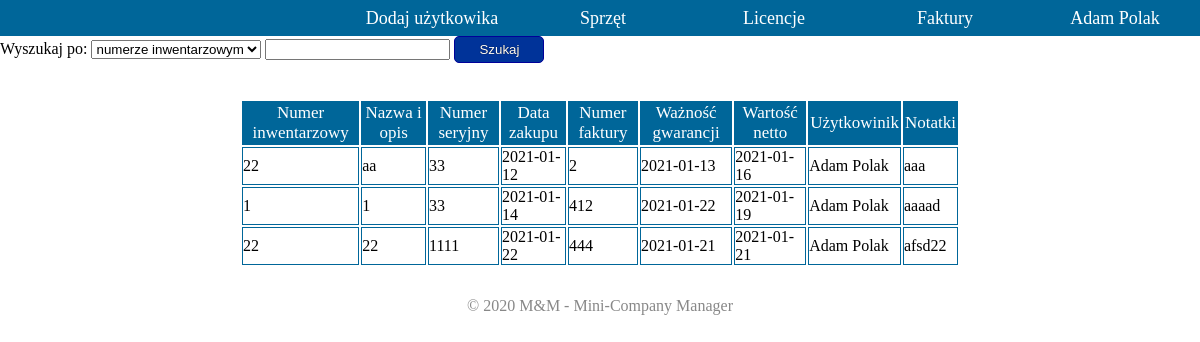
Page /?task=myLicences&action=getAll (signed in) on the earlier database version.
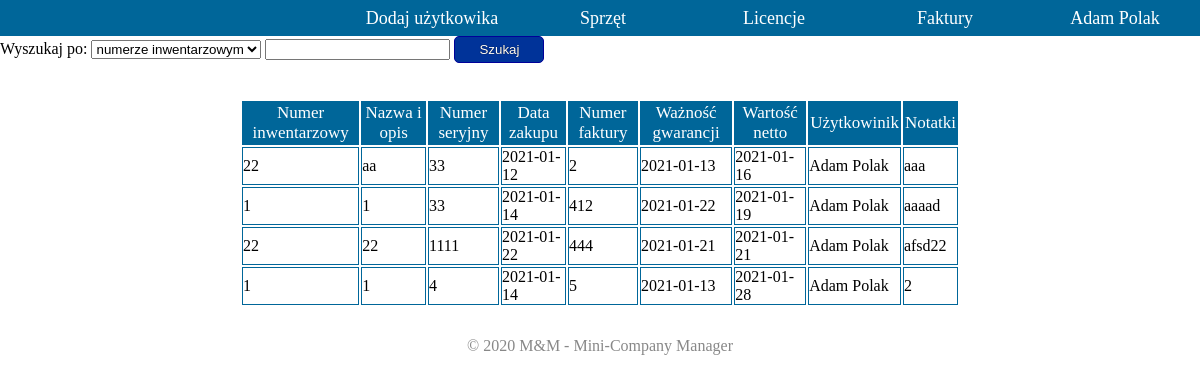
Same page on the later database version.
### tables this page shows
CREATE TABLE `licences` (
  `licence_id` int(11) NOT NULL,
  `licence_number` varchar(25) NOT NULL,
  `licence_nameAndDesc` varchar(255) NOT NULL,
  `licence_serialKey` varchar(50) NOT NULL,
  `licence_orderDate` date NOT NULL,
  `licence_invoiceId` int(11) NOT NULL,
  `licence_supportExpiryDate` date NOT NULL,
  `licence_expiryDate` date NOT NULL,
  `licence_userId` int(11) NOT NULL,
  `licence_notes` varchar(255) NOT NULL
);

CREATE TABLE `users` (
  `user_id` int(11) NOT NULL,
  `user_firstName` varchar(50) NOT NULL,
  `user_lastName` varchar(50) NOT NULL,
  `user_password` varchar(255) NOT NULL,
  `user_salt` varchar(10) NOT NULL,
  `user_role` varchar(10) NOT NULL,
  `user_login` varchar(50) NOT NULL
);

### views/mainView.php (called while the page is built, shortened)
<?php
include 'libs/View.php';
class mainView extends View{
    public function login($data) {
        $this->render('main');
    }
}
?>

### index.php (called while the page is built, shortened)
<?php
require 'controllers/appController.php';
$con=new appController();
$con->load();
?>

### libs/Model.php (called while the page is built, shortened)
<?php
abstract class Model{
    protected $pdo;
    public function  __construct() {
        try {
            require 'configs/dbConfig.php';
            $this->pdo=new PDO('mysql:host='.$host.';dbname='.$dbase, $user, $pass);
            $this->pdo->setAttribute(PDO::ATTR_ERRMODE, PDO::ERRMODE_EXCEPTION);
        }
        catch(DBException $e) {
            echo 'DB connect error: ' . $e->getMessage();
        }
    }
    public function select($query) {
        $select=$this->pdo->query($query);
        $data=$select->fetchAll(PDO::FETCH_ASSOC);
        return $data;
    }
}
?>

### configs/dbConfig.php (called while the page is built)
<?php
$host='localhost';
$dbase='ai_projekt';
$user='root';
$pass='';
?>

### models/licencesModel.php (called while the page is built, shortened)
<?php
include 'libs/Model.php';
class licencesModel extends Model{
    public function getAll() {
        $userId=$_SESSION['activeUser']['user_id'];
        $userRole=$_SESSION['activeUser']['user_role'];
        if($userRole=="admin" || $userRole=="pracownik" || $userRole=="audytor"){
            $data=$this->select("SELECT * FROM `licences` JOIN users ON users.user_id=licences.licence_userId");
        }
        else{
            $data=$this->select("SELECT * FROM `licences` JOIN users ON users.user_id=licences.licence_userId WHERE licences.licence_userId='".$userId."'");
        }
        return $data;
    }
}
?>

### controllers/licencesController.php (called while the page is built, shortened)
<?php
class licencesController extends Controller{
    public function getAll(){
        $model=$this->loadModel('licences');
        $data=$model->getAll();
        $view=$this->loadView('main');
        $view->myLicences($data);
        return $view;
    }
}
?>

### templates/myLicences.php (the view, shortened to what this page needs)
<div id="search">
            <form action="?task=myLicences&action=getSearched" method="post">
                <label for="list">Wyszukaj po:</label>
                <select id="list" name="type">
                    <option value="licence_number">numerze inwentarzowym</option>
                </select>
                <input type="text" name="invoice_to_search" id="invoice_to_search" required>
                <input type="submit" id="start" value="Szukaj">
            </form>
        </div>
    <table id="tabela">
            <thread>
                <tr>
                    <th class="top">Numer inwentarzowy</th> <th class="top">Nazwa i opis</th> <th class="top">Numer seryjny</th> <th class="top">Data zakupu</th> <th class="top">Numer faktury</th> <th class="top">Ważność gwarancji</th> <th class="top">Wartość netto</th> <th class="top">Użytkowinik</th> <th class="top">Notatki</th>
                </tr>
            </thread>
            <tbody>
                    <?php
                        foreach ($this->get('user_licences') as &$val) {
                            ?>
                            <tr>
                                <td class="row"><?php echo $val['licence_number']?></td>
                                <td class="row"><?php echo $val['licence_nameAndDesc']?></td>
                                <td class="row"><?php echo $val['licence_serialKey']?></td>
                                <td class="row"><?php echo $val['licence_orderDate']?></td>
                                <td class="row"><?php echo $val['licence_invoiceId']?></td>
                                <td class="row"><?php echo $val['licence_supportExpiryDate']?></td>
                                <td class="row"><?php echo $val['licence_expiryDate']?></td>
                                <td class="row"><?php echo $val['user_firstName']." ".$val['user_lastName']?></td>
                                <td class="row"><?php echo $val['licence_notes']?></td>
                            </tr>
                        <?php
                        }
                    ?>
            </tbody>
        </table>

### controllers/appController.php (shortened to what this page needs)
<?php
include 'controllers/licencesController.php';
class appController extends Controller{
    public function load(){
        if(isset($_GET['task']) && $_GET['task']=='login') {
            $ob = new loginController();
            $f=$_GET['action'];
            $ob->$f();
        }
        else if(isset($_GET['task']) && $_GET['task']=='addDevices' && isset($_GET['action'])) {
            $ob = new devicesController();
            $f=$_GET['action'];
            $ob->$f();
        }
        else if(isset($_GET['task']) && $_GET['task']=='myDevices' && isset($_GET['action'])) {
            $ob = new devicesController();
            $f=$_GET['action'];
            $v=$ob->$f();
            $v->login($_SESSION['activeUser']);
        }
        else if(isset($_GET['task']) && $_GET['task']=='addLicences' && isset($_GET['action'])) {
            $ob = new licencesController();
            $f=$_GET['action'];
            $ob->$f();
        }
        else if(isset($_GET['task']) && $_GET['task']=='myLicences' && isset($_GET['action'])) {
            $ob = new licencesController();
            $f=$_GET['action'];
            $v=$ob->$f();
            $v->login($_SESSION['activeUser']);
        }
    }
}
?>

### libs/View.php (shortened to what this page needs)
<?php
abstract class View{
    public function render($name, $path='templates/') {
        $path=$path.$name.'.php';
        try {
            if(is_file($path)) {
                require $path;
            } else {
                throw new Exception('Can not open template '.$name.' in: '.$path);
            }
        }
        catch(Exception $e) {
            echo $e->getMessage();
            exit;
        }
    }
    public function get($name) {
        if(isset($this->$name)){
            return $this->$name;
        }
        return null;
    }
}
?>

### templates/main.php (shortened to what this page needs)
<!DOCTYPE html>
<html lang="pl">
<head>
    <link rel="stylesheet" href="templates/styles/style_logowania.css">
    <link rel="stylesheet" href="templates/styles/style_topMenu.css">
    <link rel="stylesheet" href="templates/styles/style_Forms.css">
</head>
<body>
    <?php require_once 'topMenu.php'; ?>
    <?php
        if($this->get('user_login')!=null){
            require_once 'user.php';
        }
        else{
            require_once 'loginPanel.php';
        }
    ?>
</body>
<footer>
    <p>&copy; 2020 M&M - Mini-Company Manager</p>
</footer>
</html>

### templates/topMenu.php (shortened to what this page needs)
<div>
        <ol>
            <?php if($this->get('user_login')!==null){ ?>
                <li><a href="?"> <?php echo $this->get('user_name') ?></a>
                 </li>
                <li><a>Faktury</a>
                </li>
                <li><a>Licencje</a>
                </li>
                <li><a>Sprzęt</a>
                </li>
                <?php if($this->get('user_role')=="admin"){ ?>
                    <li><a href="?task=addUser">Dodaj użytkowika</a></li>
                <?php } ?>
            <?php } ?>
        </ol>
</div>

### templates/user.php (shortened to what this page needs)
<?php if(isset($_GET['task']) && $_GET['task']=='addDevices') {
    require_once 'addDevices.php';
}
else if(isset($_GET['task']) && $_GET['task']=='myDevices') {
    require_once 'myDevices.php';
}
else if(isset($_GET['task']) && $_GET['task']=='addLicences') {
    require_once 'addLicences.php';
}
else if(isset($_GET['task']) && $_GET['task']=='myLicences') {
    require_once 'myLicences.php';
}
 ?>

### templates/styles/style_logowania.css (style rules this page uses)
body { margin: 0; padding: 0; }
form { margin: 0; }
input[type="submit"] { width: 90px; padding: 5px 13px; border: 1px solid #000099; color: white; text-shadow: 0 0 1px black; background: #003399; position: relative; }
#panel, input[type="submit"] { -webkit-border-radius: 5px; -moz-border-radius: 5px; border-radius: 5px; }
footer { position: relative; bottom:0; width:100%; height: 70px; }
footer p { text-align: center; color: #888888; margin-top: 30px; }

### templates/styles/style_topMenu.css (style rules this page uses)
ol { list-style-type: none; background-color: #006699; padding: 0; margin: 0; font-size: 18px; height: 2em; line-height: 2em; text-align: center; position: relative; z-index: 2; }
ol > li { float: right; background-color: #006699; width: 170px; }
ol > li a { display: block; text-decoration: none; color: white; padding: 0 5px; }
ol > li { float:right; background-color: #006699; width: 170px; margin-left: 1px; }
ol > li:first-child { margin-left: 0; }
ol > li { float: right; background-color: #006699; width: 170px; margin-left: 1px; height: 2em; }
a { cursor: pointer; }

### templates/styles/style_Forms.css (style rules this page uses)
#tabela { width: 60%; margin-left: 20%; margin-top: 3%; }
td { border: 1px solid #006699; margin: 0; padding: 0; }
.top { border: 1px solid #006699; background: #006699; color: white; font-size: 17px; font-weight: normal; }

Differences in the rows shown:
added licences: licence_number "1", licence_nameAndDesc "1", licence_serialKey "4", licence_orderDate "2021-01-14", licence_invoiceId "5", licence_supportExpiryDate "2021-01-13", licence_expiryDate "2021-01-28", users.user_firstName "Adam", users.user_lastName "Polak", licence_notes "2"
